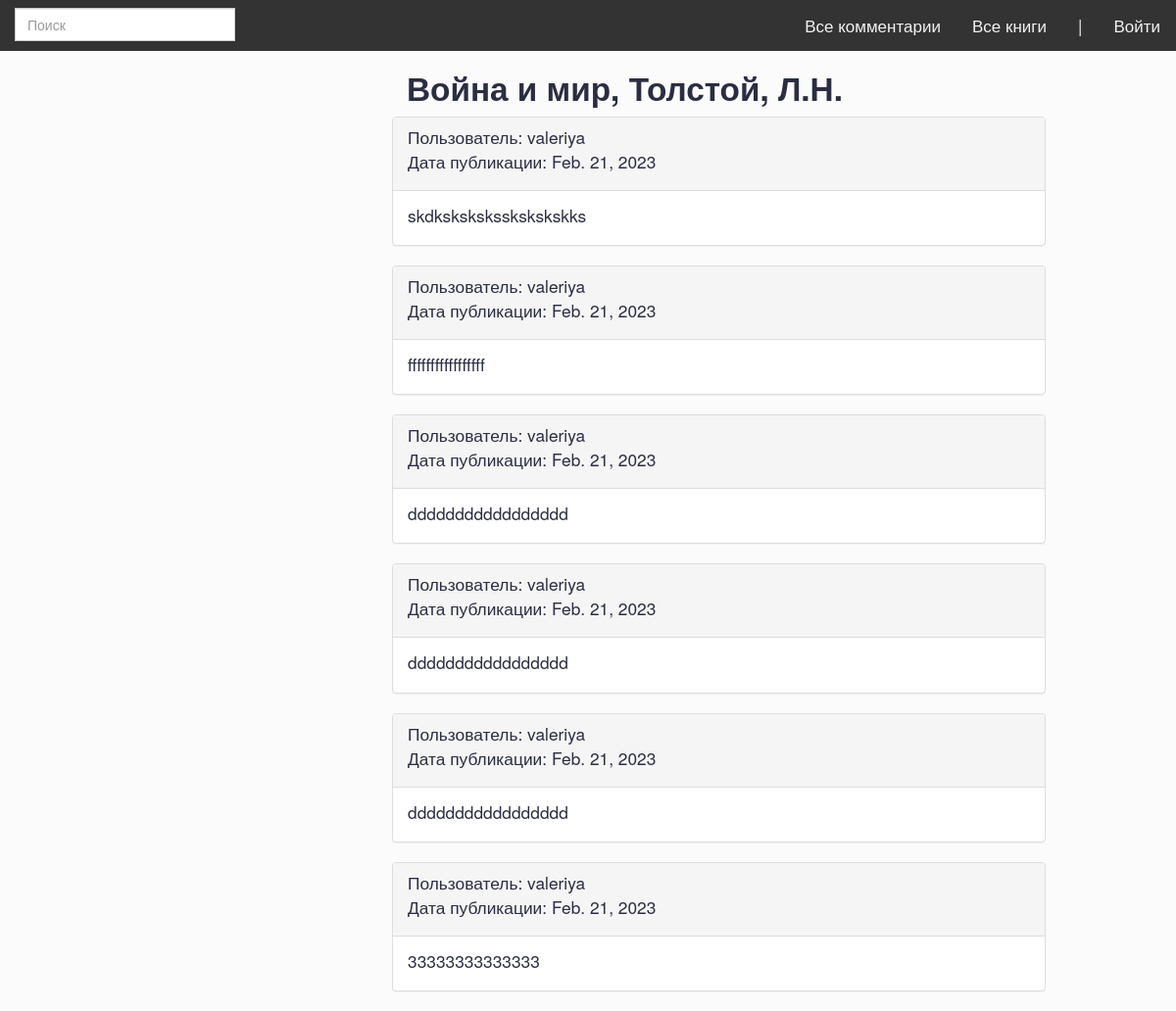
Screenshot of /home/3 with the database file from the repository.
### polls/models.py (models this page shows, shortened)
class Book(models.Model):
    author = models.CharField(max_length=200)
    book_name = models.CharField(max_length=200)
    date_published = models.IntegerField()
    class Meta:
        ordering = ["book_name", "author"]

class Comment(models.Model):
    comment = models.CharField(max_length=2000)
    book = models.ForeignKey(Book, null=True, on_delete=models.DO_NOTHING)
    date_published = models.DateField(auto_now=True)
    user = models.ForeignKey(User, null=True, on_delete=models.DO_NOTHING)
    class Meta:
        db_table = "comment"

### polls/views.py (the view)
# urls.py: path('home/<str:pk>', views.GetComment.as_view(), name='book_detail'),
class GetComment(generic.DetailView):
    model = Comment
    template_name = 'polls/comment_detail.html'
    def get(self, request, pk):
        name = Book.objects.get(id=pk)
        user = request.user
        comments = Comment.objects.filter(book=pk)
        return render(request, self.template_name,
                      {'comments': comments, 'user': user, "book_name": name,})

### polls/templates/polls/comment_detail.html (shortened to what this page needs)
{% extends "polls/base_generic.html" %}
{% block content %}
<article>
    <h1>{{ book_name.book_name }}, {{book_name.author}} </h1>
</article>
{% if comments%}
{% for comment in comments %}
<div class="row" id="{{ comment.id }}">
    <div class="col-md-{{ comment.get_col }} col-md-offset-{{ comment.get_offset }}">
        <div class="panel panel-default">
            <div class="panel-heading">
                <h2>Пользователь: {{ comment.user.username }}</h2>
                <h2><p>Дата публикации: {{ comment.date_published }}</p></h2>
            </div>
            <div class="panel-body">
                <h2>
                    <div>{{ comment.comment }}</div>
                </h2>
            </div>
        </div>
    </div>
</div>
{% endfor %}
{% else %}
<p><h2>Пока нет ни одного комментария. Будь первой!</p></h2>
{% endif %}
{% endblock %}

### polls/static/css/styles.css (style rules this page uses)
body { background-color: #fbfbfb; }
h1 { color: #2B2D42; font-weight: 700; font-size: 25pt; }
h2 { color: #2B2D42; font-weight: 400; margin: 0 0 6px; font-size: 13pt; }

### rows the page displays
Book: book_name "Война и мир", author "Толстой, Л.Н."
Comment: user.username "valeriya", date_published "Feb. 21, 2023", comment "skdksksksksskskskskks"
Comment: user.username "valeriya", date_published "Feb. 21, 2023", comment "fffffffffffffffff"
Comment: user.username "valeriya", date_published "Feb. 21, 2023", comment "ddddddddddddddddd"
Comment: user.username "valeriya", date_published "Feb. 21, 2023", comment "ddddddddddddddddd"
Comment: user.username "valeriya", date_published "Feb. 21, 2023", comment "ddddddddddddddddd"
Comment: user.username "valeriya", date_published "Feb. 21, 2023", comment "33333333333333"
